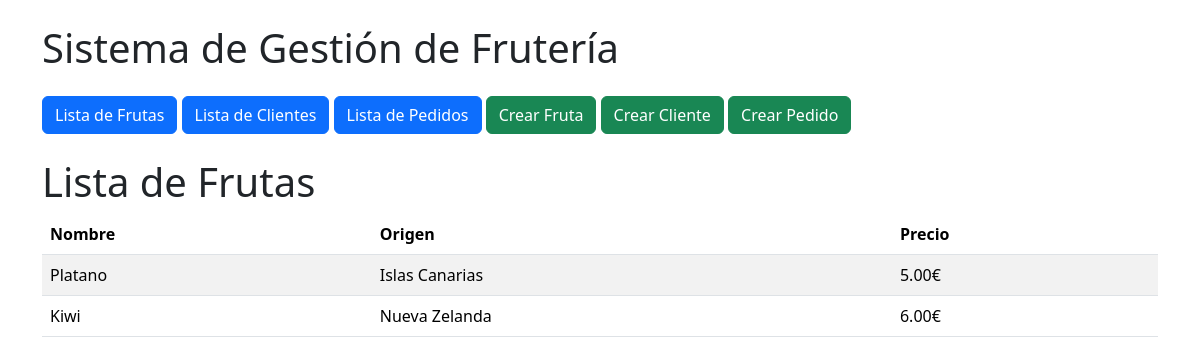
/fruteria/frutas/, run on an earlier commit of the app's database.
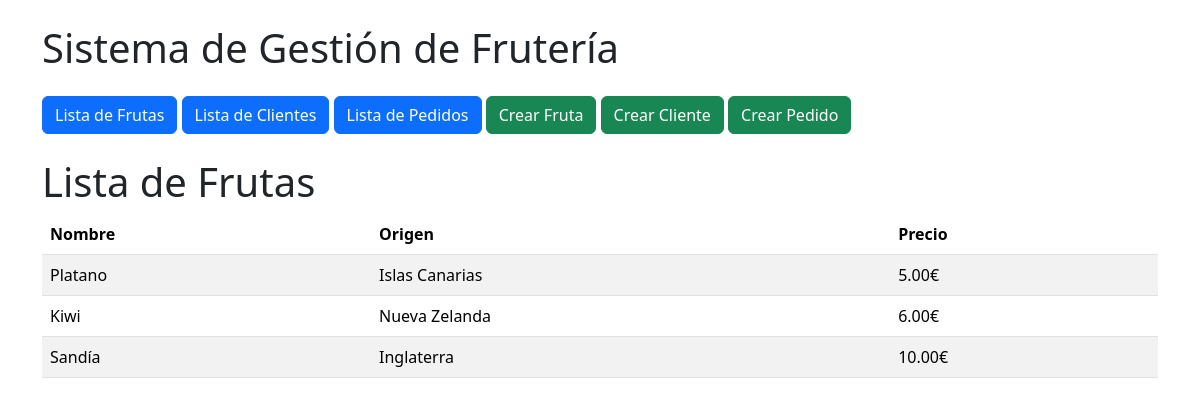
And on a later commit of the database.
### fruteria/models.py (models this page shows, shortened)
class Fruta(models.Model):
    nombre = models.CharField(max_length=100)
    origen = models.CharField(max_length=100)
    sabor = models.CharField(max_length=50)
    precio = models.DecimalField(max_digits=5, decimal_places=2)

### fruteria/views.py (the view)
# urls.py: path('frutas/', views.lista_frutas, name='lista_frutas'),
def lista_frutas(request):
    frutas = Fruta.objects.all()
    return render(request, 'fruteria/frutas.html', {'frutas': frutas})

### templates/fruteria/frutas.html
{% extends "base.html" %}
{% block content %}
  <h1>Lista de Frutas</h1>
  <table class="table table-striped">
    <thead>
      <tr>
        <th>Nombre</th>
        <th>Origen</th>
        <th>Precio</th>
      </tr>
    </thead>
    <tbody>
      {% for fruta in frutas %}
      <tr>
        <td>{{ fruta.nombre }}</td>
        <td>{{ fruta.origen }}</td>
        <td>{{ fruta.precio }}€</td>
      </tr>
      {% endfor %}
    </tbody>
  </table>
{% endblock %}

What changed in the data, as far as the page shows it:
added Fruta: nombre "Sandía", origen "Inglaterra", precio "10.00"
